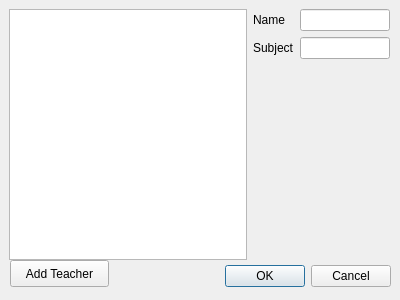
<?xml version="1.0" encoding="UTF-8"?>
<ui version="4.0">
 <class>teacher_dialog</class>
 <widget class="QDialog" name="teacher_dialog">
  <property name="geometry">
   <rect>
    <x>0</x>
    <y>0</y>
    <width>400</width>
    <height>300</height>
   </rect>
  </property>
  <property name="windowTitle">
   <string>Dialog</string>
  </property>
  <widget class="QDialogButtonBox" name="buttonBox">
   <property name="geometry">
    <rect>
     <x>50</x>
     <y>260</y>
     <width>341</width>
     <height>32</height>
    </rect>
   </property>
   <property name="orientation">
    <enum>Qt::Horizontal</enum>
   </property>
   <property name="standardButtons">
    <set>QDialogButtonBox::Cancel|QDialogButtonBox::Ok</set>
   </property>
  </widget>
  <widget class="QWidget" name="horizontalLayoutWidget">
   <property name="geometry">
    <rect>
     <x>9</x>
     <y>9</y>
     <width>381</width>
     <height>251</height>
    </rect>
   </property>
   <layout class="QHBoxLayout" name="horizontalLayout">
    <item>
     <widget class="QTreeView" name="treeView"/>
    </item>
    <item>
     <layout class="QFormLayout" name="formLayout">
      <item row="1" column="0">
       <widget class="QLabel" name="label">
        <property name="text">
         <string>Name</string>
        </property>
       </widget>
      </item>
      <item row="1" column="1">
       <widget class="QLineEdit" name="name_linedit"/>
      </item>
      <item row="2" column="1">
       <widget class="QLineEdit" name="subject_linedit"/>
      </item>
      <item row="2" column="0">
       <widget class="QLabel" name="label_4">
        <property name="text">
         <string>Subject</string>
        </property>
       </widget>
      </item>
     </layout>
    </item>
   </layout>
  </widget>
  <widget class="QPushButton" name="pushButton">
   <property name="geometry">
    <rect>
     <x>10</x>
     <y>260</y>
     <width>99</width>
     <height>27</height>
    </rect>
   </property>
   <property name="text">
    <string>Add Teacher</string>
   </property>
  </widget>
 </widget>
 <resources/>
 <connections>
  <connection>
   <sender>buttonBox</sender>
   <signal>accepted()</signal>
   <receiver>teacher_dialog</receiver>
   <slot>accept()</slot>
   <hints>
    <hint type="sourcelabel">
     <x>248</x>
     <y>254</y>
    </hint>
    <hint type="destinationlabel">
     <x>157</x>
     <y>274</y>
    </hint>
   </hints>
  </connection>
  <connection>
   <sender>buttonBox</sender>
   <signal>rejected()</signal>
   <receiver>teacher_dialog</receiver>
   <slot>reject()</slot>
   <hints>
    <hint type="sourcelabel">
     <x>316</x>
     <y>260</y>
    </hint>
    <hint type="destinationlabel">
     <x>286</x>
     <y>274</y>
    </hint>
   </hints>
  </connection>
 </connections>
</ui>
